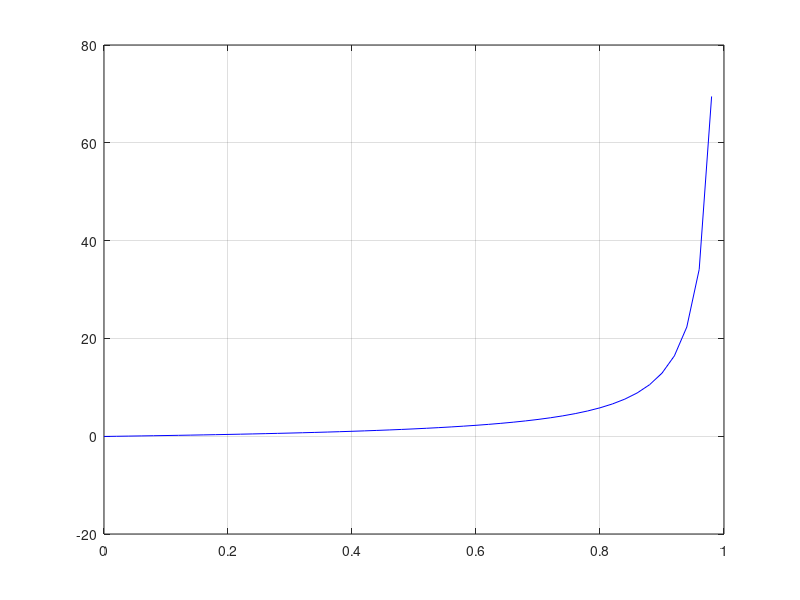

Here is the MATLAB script that generated this plot:
function prob2_1505032()

x=0:.02:.99;
%k=x/(1-x).*sqrt(2.*p./(2+x))
%here k=0.05, p=3
y=(x./(1-x)).*sqrt((2*3)./(2+x))-.05;
plot(x,y,'b')
grid
end
